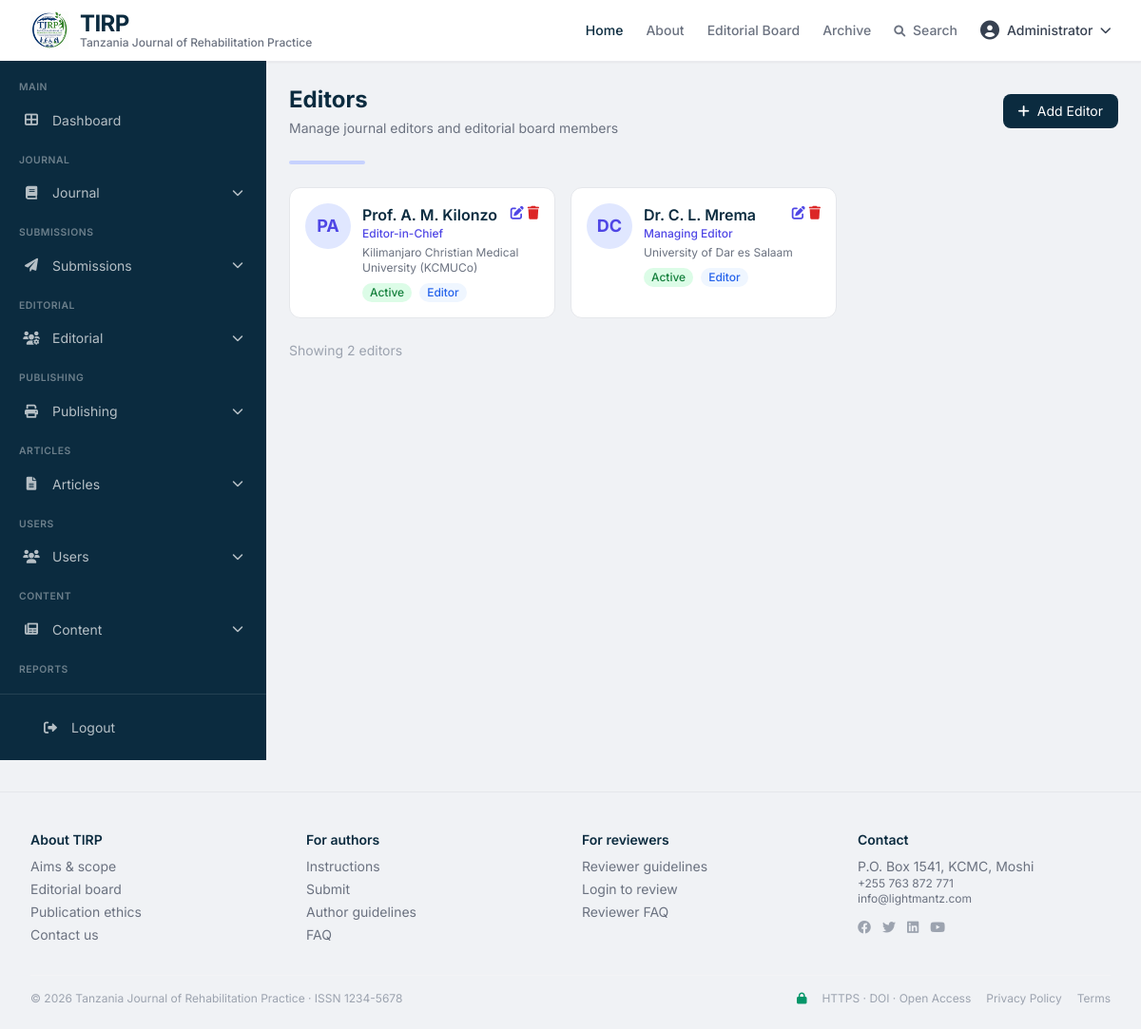
Screenshot of /admin?action=editors (signed in) with the database file from the repository.
### tables this page shows
CREATE TABLE users (
    id INT PRIMARY KEY AUTO_INCREMENT,
    email VARCHAR(255) UNIQUE NOT NULL,
    password_hash VARCHAR(255) NOT NULL,
    full_name VARCHAR(255) NOT NULL,
    role ENUM('admin', 'editor', 'reviewer', 'author', 'reader') DEFAULT 'reader',
    institution VARCHAR(255),
    country VARCHAR(100),
    orcid_id VARCHAR(50),
    bio TEXT,
    avatar VARCHAR(255),
    email_verified BOOLEAN DEFAULT FALSE,
    is_active BOOLEAN DEFAULT TRUE,
    created_at TIMESTAMP DEFAULT CURRENT_TIMESTAMP,
    updated_at TIMESTAMP DEFAULT CURRENT_TIMESTAMP ON UPDATE CURRENT_TIMESTAMP,
    last_login TIMESTAMP NULL,
    remember_token VARCHAR(100),
    INDEX idx_email (email),
    INDEX idx_role (role)
);

CREATE TABLE editorial_board (
    id INT PRIMARY KEY AUTO_INCREMENT,
    user_id INT,
    position VARCHAR(100),
    affiliation VARCHAR(255),
    biography TEXT,
    expertise VARCHAR(255),
    is_active BOOLEAN DEFAULT TRUE,
    display_order INT DEFAULT 0,
    created_at TIMESTAMP DEFAULT CURRENT_TIMESTAMP,
    updated_at TIMESTAMP DEFAULT CURRENT_TIMESTAMP ON UPDATE CURRENT_TIMESTAMP,
    FOREIGN KEY (user_id) REFERENCES users(id) ON DELETE CASCADE,
    INDEX idx_user (user_id)
);

CREATE TABLE settings (
    id INT PRIMARY KEY AUTO_INCREMENT,
    setting_key VARCHAR(100) UNIQUE NOT NULL,
    setting_value TEXT,
    setting_group VARCHAR(50) DEFAULT 'general',
    description TEXT,
    created_at TIMESTAMP DEFAULT CURRENT_TIMESTAMP,
    updated_at TIMESTAMP DEFAULT CURRENT_TIMESTAMP ON UPDATE CURRENT_TIMESTAMP,
    INDEX idx_key (setting_key)
);

### includes/functions.php (called while the page is built, shortened)
<?php
function getDB() {
    static $db = null;
    if ($db === null) {
        $configFile = __DIR__ . '/../config/database.php';
        try {
            if (file_exists($configFile)) {
                $config = require_once $configFile;
                $dsn = "mysql:host={$config['host']};dbname={$config['database']};charset={$config['charset']}";
                $db = new PDO($dsn, $config['username'], $config['password'], $config['options'] ?? []);
            } else {
                $dsn = "mysql:host=localhost;dbname=tirp;charset=utf8mb4";
                $db = new PDO($dsn, 'root', '');
                $db->setAttribute(PDO::ATTR_ERRMODE, PDO::ERRMODE_EXCEPTION);
                $db->setAttribute(PDO::ATTR_DEFAULT_FETCH_MODE, PDO::FETCH_ASSOC);
            }
        } catch (PDOException $e) {
            die("Database connection failed: " . $e->getMessage());
        }
    }
    return $db;
}
function isLoggedIn() {
    return isset($_SESSION['user_id']) && !empty($_SESSION['user_id']);
}
function getSetting($key) {
    try {
        $db = getDB();
        $stmt = $db->prepare("SELECT setting_value FROM settings WHERE setting_key = ?");
        $stmt->execute([$key]);
        $result = $stmt->fetch();
        if ($result) {
            return $result['setting_value'];
        }
    } catch (PDOException $e) {
    }
    $settings = [
        'journal_issn' => '9877-476533',
        'journal_title' => 'Tanzania Journal of Rehabilitation Practice',
        'contact_email' => 'info@lightmantz.com',
        'contact_phone' => '+255 763 872 771',
        'contact_address' => 'P.O. Box 1541, KCMC, Moshi'
    ];
    return isset($settings[$key]) ? $settings[$key] : null;
}
function getEditorialBoard($limit = null) {
    $db = getDB();
    $sql = "SELECT eb.*, u.full_name, u.email, u.institution, u.bio, u.avatar
            FROM editorial_board eb
            JOIN users u ON eb.user_id = u.id
            WHERE eb.is_active = 1
            ORDER BY eb.display_order ASC, eb.id ASC";
    $stmt = $db->query($sql);
    return $stmt->fetchAll();
}
?>

### includes/auth.php (called while the page is built, shortened)
<?php
function getCurrentUser() {
    $userId = $_SESSION['user_id'];
    $db = getDB();
    $stmt = $db->prepare("SELECT * FROM users WHERE id = ? AND is_active = 1");
    $stmt->execute([$userId]);
    $user = $stmt->fetch();
    if ($user) {
        return $user;
    }
    return null;
}
?>

### modules/admin/pages/editors.php (the view, shortened to what this page needs)
<?php
$boardMembers = getEditorialBoard();
?>
<div class="space-y-6">
    <div class="flex items-center justify-between">
        <div>
            <h2 class="text-2xl font-bold text-[#0b2b3f]">Editors</h2>
            <p class="text-gray-500 text-sm mt-1">Manage journal editors and editorial board members</p>
        </div>
        <button onclick="openCreateModal()" class="bg-[#0b2b3f] text-white px-4 py-2 rounded-lg hover:bg-[#123a4f] transition text-sm">
            <i class="fas fa-plus mr-1"></i> Add Editor
        </button>
    </div>
    <div class="h-1 w-20 bg-indigo-200 rounded-full"></div>
    <?php if (empty($boardMembers)): ?>
        <div class="text-center py-12">
            <i class="fas fa-user-edit text-5xl text-gray-300 mb-4"></i>
            <p class="text-gray-500">No editors added yet.</p>
            <button onclick="openCreateModal()" class="mt-3 bg-[#0b2b3f] text-white px-6 py-2 rounded-lg hover:bg-[#123a4f] transition">
                <i class="fas fa-plus mr-2"></i> Add First Editor
            </button>
        </div>
    <?php else: ?>
        <div class="grid grid-cols-1 md:grid-cols-2 lg:grid-cols-3 gap-4">
            <?php foreach ($boardMembers as $member): ?>
            <div class="border border-gray-200 rounded-xl p-4 hover:shadow-md transition bg-white">
                <div class="flex items-start gap-3">
                    <div class="w-12 h-12 rounded-full bg-indigo-100 flex items-center justify-center text-indigo-600 font-bold text-lg flex-shrink-0">
                        <?php
                        $initials = '';
                        $nameParts = explode(' ', $member['full_name']);
                        foreach ($nameParts as $part) {
                            if (!empty($part)) {
                                $initials .= strtoupper(substr($part, 0, 1));
                            }
                        }
                        echo htmlspecialchars(substr($initials, 0, 2));
                        ?>
                    </div>
                    <div class="flex-1">
                        <div class="flex items-start justify-between">
                            <div>
                                <h4 class="font-semibold text-[#0b2b3f]"><?= htmlspecialchars($member['full_name']) ?></h4>
                                <p class="text-xs text-indigo-600 font-medium"><?= htmlspecialchars($member['position'] ?? 'Editor') ?></p>
                            </div>
                            <div class="flex gap-1">
                                <button onclick="openEditModal(<?= htmlspecialchars(json_encode($member)) ?>)"
                                        class="text-indigo-600 hover:text-indigo-800 text-sm">
                                    <i class="fas fa-edit"></i>
                                </button>
                                <button onclick="removeEditor(<?= $member['id'] ?>)"
                                        class="text-red-600 hover:text-red-800 text-sm">
                                    <i class="fas fa-trash"></i>
                                </button>
                            </div>
                        </div>
                        <?php if ($member['affiliation']): ?>
                            <p class="text-xs text-gray-500 mt-1"><?= htmlspecialchars($member['affiliation']) ?></p>
                        <?php endif; ?>
                        <div class="mt-2 flex gap-2">
                            <span class="px-2 py-0.5 rounded-full text-xs font-medium <?= $member['is_active'] ? 'bg-green-100 text-green-700' : 'bg-gray-100 text-gray-600' ?>">
                                <?= $member['is_active'] ? 'Active' : 'Inactive' ?>
                            </span>
                            <span class="px-2 py-0.5 rounded-full text-xs font-medium bg-blue-50 text-blue-600">
                                <?= ucfirst($member['role'] ?? 'editor') ?>
                            </span>
                        </div>
                    </div>
                </div>
            </div>
            <?php endforeach; ?>
        </div>
        <div class="mt-4 text-sm text-gray-400">
            Showing <?= count($boardMembers) ?> editors
        </div>
    <?php endif; ?>
</div>

### includes/header.php (shortened to what this page needs)
<?php
$currentUser = getCurrentUser();
?>
<header class="bg-white border-b border-gray-200/80 sticky top-0 z-30 shadow-sm">
    <div class="max-w-7xl mx-auto px-4 sm:px-6 lg:px-8 flex items-center justify-between h-16">
        <div class="flex items-center gap-2">
            <a href="<?= SITE_URL ?>?page=home" class="flex items-center gap-3">
                <img src="<?= SITE_URL ?>resources/images/tjr.png" alt="TIRP Logo" class="h-10 w-auto object-contain">
                <div class="flex flex-col">
                    <span class="text-2xl font-bold text-[#0b2b3f] tracking-tight leading-none">TIRP</span>
                    <span class="hidden sm:inline text-xs font-medium text-gray-500 leading-tight">Tanzania Journal of Rehabilitation Practice</span>
                </div>
            </a>
        </div>
        <nav class="flex items-center gap-6 text-sm font-medium">
            <a href="<?= SITE_URL ?>?page=home" class="text-[#0b2b3f] hover:text-indigo-700 transition">Home</a>
            <a href="<?= SITE_URL ?>?page=about" class="text-gray-500 hover:text-[#0b2b3f] transition">About</a>
            <a href="<?= SITE_URL ?>?page=editorial" class="text-gray-500 hover:text-[#0b2b3f] transition">Editorial Board</a>
            <a href="<?= SITE_URL ?>?page=archive" class="text-gray-500 hover:text-[#0b2b3f] transition">Archive</a>
            <a href="<?= SITE_URL ?>?page=search" class="text-gray-500 hover:text-[#0b2b3f] transition"><i class="fas fa-search mr-1 text-xs"></i> Search</a>
            <?php if (isLoggedIn()): ?>
                <div class="relative group">
                    <button class="flex items-center gap-2 text-gray-700 hover:text-[#0b2b3f]">
                        <i class="fas fa-user-circle text-xl"></i>
                        <span><?= htmlspecialchars($currentUser['full_name']) ?></span>
                        <i class="fas fa-chevron-down text-xs"></i>
                    </button>
                </div>
            <?php else: ?>
                <a href="<?= SITE_URL ?>?page=login" class="text-gray-500 hover:text-[#0b2b3f] transition">Login</a>
                <a href="<?= SITE_URL ?>?page=register" class="bg-[#0b2b3f] text-white px-4 py-2 rounded-lg text-sm font-semibold hover:bg-[#123a4f] transition shadow-sm">Register</a>
            <?php endif; ?>
        </nav>
    </div>
</header>

### includes/footer.php (shortened to what this page needs)
<footer class="max-w-7xl mx-auto px-4 sm:px-6 lg:px-8 border-t border-gray-200 pt-10 pb-6 text-sm text-gray-500 mt-8">
    <div class="grid grid-cols-2 md:grid-cols-4 gap-6">
        <div>
            <h5 class="font-semibold text-[#0b2b3f]">About TIRP</h5>
            <ul class="mt-2 space-y-1">
                <li><a href="<?= SITE_URL ?>?page=about" class="hover:text-[#0b2b3f] transition-colors">Aims & scope</a></li>
                <li><a href="<?= SITE_URL ?>?page=editorial" class="hover:text-[#0b2b3f] transition-colors">Editorial board</a></li>
                <li><a href="<?= SITE_URL ?>?page=publication-ethics" class="hover:text-[#0b2b3f] transition-colors">Publication ethics</a></li>
                <li><a href="<?= SITE_URL ?>?page=contact" class="hover:text-[#0b2b3f] transition-colors">Contact us</a></li>
            </ul>
        </div>
        <div>
            <h5 class="font-semibold text-[#0b2b3f]">For authors</h5>
            <ul class="mt-2 space-y-1">
                <li><a href="<?= SITE_URL ?>?page=author-guidelines" class="hover:text-[#0b2b3f] transition-colors">Instructions</a></li>
                <li><a href="<?= SITE_URL ?>?page=submit" class="hover:text-[#0b2b3f] transition-colors">Submit</a></li>
                <li><a href="<?= SITE_URL ?>?page=author-guidelines" class="hover:text-[#0b2b3f] transition-colors">Author guidelines</a></li>
                <li><a href="<?= SITE_URL ?>?page=faq" class="hover:text-[#0b2b3f] transition-colors">FAQ</a></li>
            </ul>
        </div>
        <div>
            <h5 class="font-semibold text-[#0b2b3f]">For reviewers</h5>
            <ul class="mt-2 space-y-1">
                <li><a href="<?= SITE_URL ?>?page=reviewer-guidelines" class="hover:text-[#0b2b3f] transition-colors">Reviewer guidelines</a></li>
                <li><a href="<?= SITE_URL ?>?page=login" class="hover:text-[#0b2b3f] transition-colors">Login to review</a></li>
                <li><a href="<?= SITE_URL ?>?page=reviewer-faq" class="hover:text-[#0b2b3f] transition-colors">Reviewer FAQ</a></li>
            </ul>
        </div>
        <div>
            <h5 class="font-semibold text-[#0b2b3f]">Contact</h5>
            <p class="mt-2">P.O. Box 1541, KCMC, Moshi</p>
            <p class="text-xs">+255 763 872 771</p>
            <p class="text-xs">info@lightmantz.com</p>
            <div class="mt-3 flex gap-3">
                <a href="#" class="text-gray-400 hover:text-[#0b2b3f] transition-colors"><i class="fab fa-facebook"></i></a>
                <a href="#" class="text-gray-400 hover:text-[#0b2b3f] transition-colors"><i class="fab fa-twitter"></i></a>
                <a href="#" class="text-gray-400 hover:text-[#0b2b3f] transition-colors"><i class="fab fa-linkedin"></i></a>
                <a href="#" class="text-gray-400 hover:text-[#0b2b3f] transition-colors"><i class="fab fa-youtube"></i></a>
            </div>
        </div>
    </div>
    <div class="mt-8 pt-4 border-t border-gray-100 flex flex-col md:flex-row justify-between items-center gap-2 text-xs text-gray-400">
        <span>&copy; 2026 Tanzania Journal of Rehabilitation Practice · ISSN <?= function_exists('getSetting') ? getSetting('journal_issn') : '1234-5678' ?></span>
        <span class="flex items-center gap-4">
            <i class="fas fa-lock text-emerald-600"></i> HTTPS · DOI · Open Access
            <a href="<?= SITE_URL ?>?page=privacy-policy" class="hover:text-[#0b2b3f] transition-colors">Privacy Policy</a>
            <a href="<?= SITE_URL ?>?page=terms" class="hover:text-[#0b2b3f] transition-colors">Terms</a>
        </span>
    </div>
</footer>
</body>
</html>

### modules/admin/index.php (style rules this page uses)
body { font-family: 'Inter', sans-serif; background: #f0f2f5; }
.fa-chevron-down, .fa-chevron-up { transition: transform 0.3s ease; margin-left: auto; font-size: 0.7rem; }

### rows the page displays
users: full_name "Administrator"
editorial_board: initials "PA", user.full_name "Prof. A. M. Kilonzo", position "Editor-in-Chief", affiliation "Kilimanjaro Christian Medical University (KCMUCo)", is_active "Active", role "Editor"
editorial_board: initials "DC", user.full_name "Dr. C. L. Mrema", position "Managing Editor", affiliation "University of Dar es Salaam", is_active "Active", role "Editor"
settings: setting_value "1234-5678"

### other values shown
count($boardMembers) "2"
